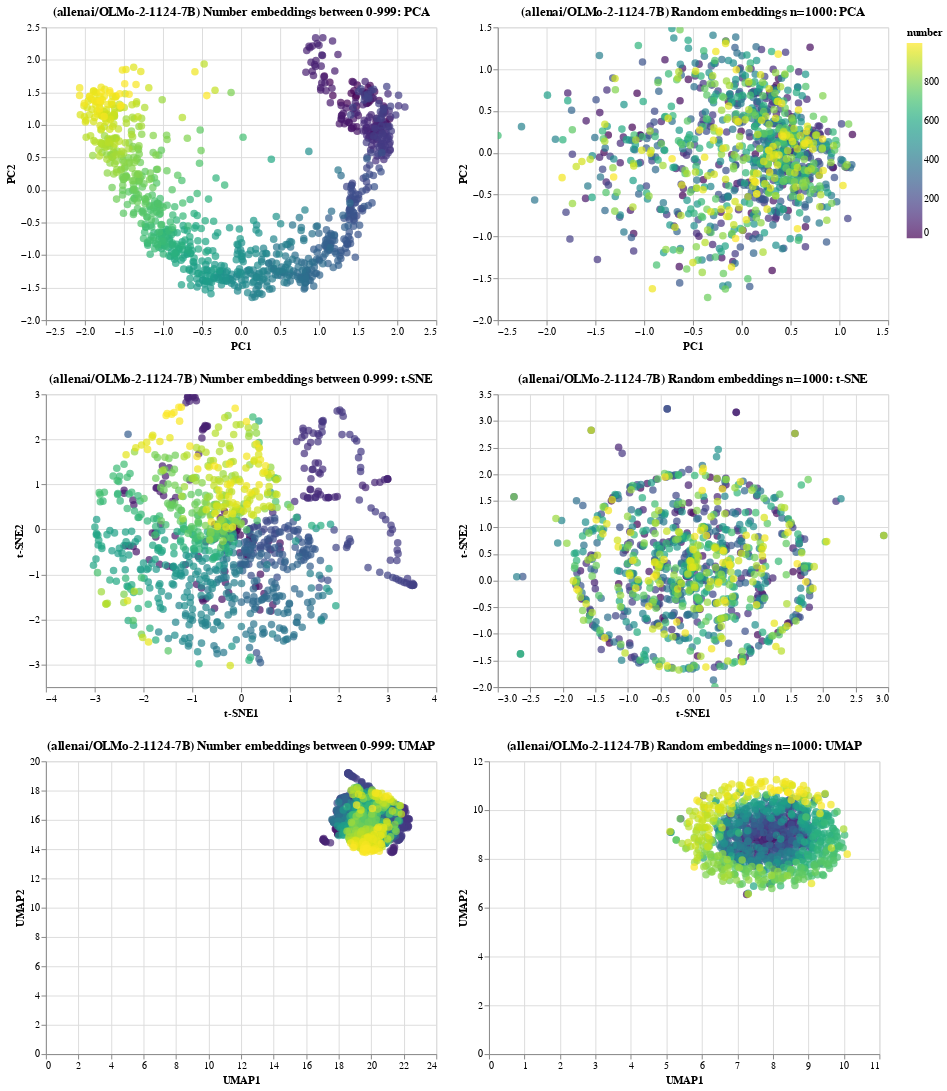

Notebook code cell kept with this figure:
### Code cell
plot_embeddings(model_ids['olmo'])

### Figure 1 — Vega-Lite specification as saved in the notebook (floating-point values rounded to 4 significant figures; data arrays with more than 128 entries replaced by an {"elided": "..."} marker saying what was removed)
{"config": {"view": {"continuousWidth": 300, "continuousHeight": 300}}, "vconcat": [{"hconcat": [{"data": {"name": "data-48411362878e9934b97d5f892e606e00"}, "mark": {"type": "circle", "size": 60}, "encoding": {"color": {"field": "number", "scale": {"scheme": "viridis"}, "type": "quantitative"}, "tooltip": [{"field": "number", "type": "quantitative"}, {"field": "PC1", "type": "quantitative"}, {"field": "PC2", "type": "quantitative"}], "x": {"field": "PC1", "type": "quantitative"}, "y": {"field": "PC2", "type": "quantitative"}}, "name": "view_1", "title": "(allenai/OLMo-2-1124-7B) Number embeddings between 0-999: PCA", "width": 400}, {"data": {"name": "data-bfba2c633cd3abd5b2b7838244accecf"}, "mark": {"type": "circle", "size": 60}, "encoding": {"color": {"field": "number", "scale": {"scheme": "viridis"}, "type": "quantitative"}, "tooltip": [{"field": "number", "type": "quantitative"}, {"field": "PC1", "type": "quantitative"}, {"field": "PC2", "type": "quantitative"}], "x": {"field": "PC1", "type": "quantitative"}, "y": {"field": "PC2", "type": "quantitative"}}, "name": "view_2", "title": "(allenai/OLMo-2-1124-7B) Random embeddings n=1000: PCA", "width": 400}]}, {"hconcat": [{"data": {"name": "data-8cd925d03ff41af84a5a6128f7d6d02b"}, "mark": {"type": "circle", "size": 60}, "encoding": {"color": {"field": "number", "scale": {"scheme": "viridis"}, "type": "quantitative"}, "tooltip": [{"field": "number", "type": "quantitative"}, {"field": "t-SNE1", "type": "quantitative"}, {"field": "t-SNE2", "type": "quantitative"}], "x": {"field": "t-SNE1", "type": "quantitative"}, "y": {"field": "t-SNE2", "type": "quantitative"}}, "name": "view_3", "title": "(allenai/OLMo-2-1124-7B) Number embeddings between 0-999: t-SNE", "width": 400}, {"data": {"name": "data-25817736e334d800d5dcc3cf4417806b"}, "mark": {"type": "circle", "size": 60}, "encoding": {"color": {"field": "number", "scale": {"scheme": "viridis"}, "type": "quantitative"}, "tooltip": [{"field": "number", "type": "quantitative"}, {"field": "t-SNE1", "type": "quantitative"}, {"field": "t-SNE2", "type": "quantitative"}], "x": {"field": "t-SNE1", "type": "quantitative"}, "y": {"field": "t-SNE2", "type": "quantitative"}}, "name": "view_4", "title": "(allenai/OLMo-2-1124-7B) Random embeddings n=1000: t-SNE", "width": 400}]}, {"hconcat": [{"data": {"name": "data-73ee318bec9111622c55d7a8a6928fb7"}, "mark": {"type": "circle", "size": 60}, "encoding": {"color": {"field": "number", "scale": {"scheme": "viridis"}, "type": "quantitative"}, "tooltip": [{"field": "number", "type": "quantitative"}, {"field": "UMAP1", "type": "quantitative"}, {"field": "UMAP2", "type": "quantitative"}], "x": {"field": "UMAP1", "type": "quantitative"}, "y": {"field": "UMAP2", "type": "quantitative"}}, "name": "view_5", "title": "(allenai/OLMo-2-1124-7B) Number embeddings between 0-999: UMAP", "width": 400}, {"data": {"name": "data-af578e4c6db21cebf1a78d10ebb54b4e"}, "mark": {"type": "circle", "size": 60}, "encoding": {"color": {"field": "number", "scale": {"scheme": "viridis"}, "type": "quantitative"}, "tooltip": [{"field": "number", "type": "quantitative"}, {"field": "UMAP1", "type": "quantitative"}, {"field": "UMAP2", "type": "quantitative"}], "x": {"field": "UMAP1", "type": "quantitative"}, "y": {"field": "UMAP2", "type": "quantitative"}}, "name": "view_6", "title": "(allenai/OLMo-2-1124-7B) Random embeddings n=1000: UMAP", "width": 400}]}], "params": [{"name": "param_1", "select": {"type": "interval", "encodings": ["x", "y"]}, "bind": "scales", "views": ["view_1"]}, {"name": "param_2", "select": {"type": "interval", "encodings": ["x", "y"]}, "bind": "scales", "views": ["view_2"]}, {"name": "param_3", "select": {"type": "interval", "encodings": ["x", "y"]}, "bind": "scales", "views": ["view_3"]}, {"name": "param_4", "select": {"type": "interval", "encodings": ["x", "y"]}, "bind": "scales", "views": ["view_4"]}, {"name": "param_5", "select": {"type": "interval", "encodings": ["x", "y"]}, "bind": "scales", "views": ["view_5"]}, {"name": "param_6", "select": {"type": "interval", "encodings": ["x", "y"]}, "bind": "scales", "views": ["view_6"]}], "$schema": "https://vega.github.io/schema/vega-lite/v5.20.1.json", "datasets": {"data-48411362878e9934b97d5f892e606e00": {"elided": "1000 records"}, "data-bfba2c633cd3abd5b2b7838244accecf": {"elided": "1000 records"}, "data-8cd925d03ff41af84a5a6128f7d6d02b": {"elided": "1000 records"}, "data-25817736e334d800d5dcc3cf4417806b": {"elided": "1000 records"}, "data-73ee318bec9111622c55d7a8a6928fb7": {"elided": "1000 records"}, "data-af578e4c6db21cebf1a78d10ebb54b4e": {"elided": "1000 records"}}}
